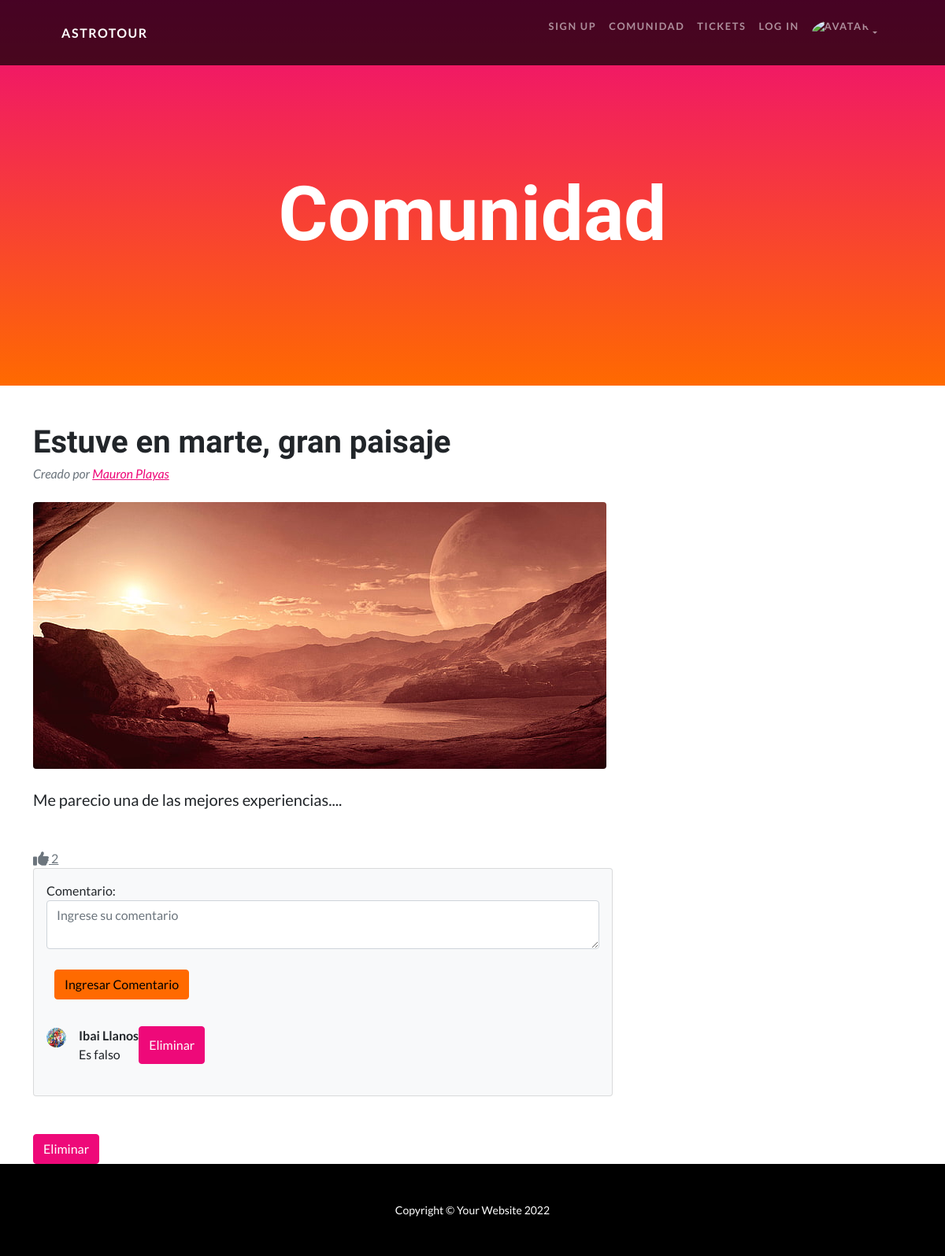
Page /comunidad/posts/6 (signed in) on the committed database.
### Comunidad/models.py (models this page shows)
class Posts(models.Model):
    usuario = models.ForeignKey(Astroturista, on_delete= models.CASCADE)
    nombre_post = models.CharField(max_length= 50)
    descripcion = models.CharField(max_length= 50)
    texto = models.TextField()
    imagen = models.ImageField(upload_to = "imagen", null = True, blank = True)
    def get_like_count(self):
        return self.likes_set.all().count()

class Comentario(models.Model):
    post = models.ForeignKey(Posts, on_delete=models.CASCADE, related_name='comments')
    author = models.ForeignKey(Astroturista, on_delete= models.CASCADE)
    comentario = models.CharField(max_length = 140)

### Usuario/models.py (models this page shows)
class Astroturista(models.Model):
    peso = models.IntegerField(null = True, blank = True)
    pasaporte_espacial = models.IntegerField()
    user = models.OneToOneField(User, on_delete=models.CASCADE)
    avatar = models.ImageField(upload_to = "avatares", null = True, blank = True)
    def __str__(self):
        return f"{self.user.first_name} {self.user.last_name}"

### Comunidad/views.py (the view)
# urls.py: path("posts/<id>", views.ver_posteos, name = "Mostrar_posts"),
def ver_posteos(request, id):
    post = Posts.objects.get(id=id)
    comentario= Comentario.objects.filter(post__id = id)
    user1 = request.user
    astroturista = Astroturista.objects.get(user = user1)
    if request.method == "POST":
        form_comentario = Comentarios_formulario(request.POST)
        if request.user.is_authenticated:
            if form_comentario.is_valid:
                comentarioNuevo = form_comentario.save(commit=False)
                comentarioNuevo.author = astroturista
                comentarioNuevo.post = post
                comentarioNuevo.save()
            else:
                return HttpResponse("Error, comentario no enviado :( envienos un mensaje en la sección sobre nosotros")
        else:
            return HttpResponse("Necesitar iniciar sesión para comentar!")
    else:
        form_comentario = Comentarios_formulario()
    return render(request,'posts.html', {'post':post, 'comentario':comentario, 'form_comentario': form_comentario, 'astroturista': astroturista})

### Comunidad/forms.py
class Comentarios_formulario(forms.ModelForm):
    class Meta:
        model = Comentario
        fields = ("comentario",)
        label={
            'comentario': 'Comentario'
        }
        widgets = {
            'comentario':forms.Textarea(
                attrs={
                    'class': 'form-control',
                    'placeholder': 'Ingrese su comentario',
                    'cols': '2px',
                    'rows': '2px'
                }
            )
        }

### Comunidad/templates/posts.html (shortened to what this page needs)
{% extends "padre_comunidad.html" %}
{% block ContenidoQueCambia %}
<div class="container mt-5">
  <div class="row">
      <div class="col-lg-8">
          <article>
              <header class="mb-4">
                  <h1 class="fw-bolder mb-1">{{post.nombre_post}}</h1>
                  <div class="text-muted fst-italic mb-2">Creado por <a href="{% url 'Perfil-astro' post.usuario.user.pk %}">{{post.usuario}}</a></div>
              </header>
              <figure class="mb-4"><img class="img-fluid rounded" src="{{post.imagen.url}}" alt="..." /></figure>
              <section class="mb-5">
                  <p class="fs-5 mb-4">{{post.texto}}</p>
              </section>
          </article>
          <a class="text-muted" href="{% url 'Likes' post.pk %}" >
            <i class="fas fa-thumbs-up fa-lg"></i>
            {{post.get_like_count}}
          </a>
          <section class="mb-5">
            <div class="card bg-light">
                <div class="card-body">
                    <form  method="POST" class="mb-4">
                      {{form_comentario.as_p}}
                      <button type="submit" style=margin:10px; class="save btn btn-secondary">Ingresar Comentario</button>
                  </form>
                    {% for comentarios in comentario  %}
                    <div class="d-flex mb-4">
                        <div class="flex-shrink-0"><img class="rounded-circle" src="{{comentarios.author.avatar.url}}" width="25" height="25" alt="..." /></div>
                        <div class="ms-3">
                            <div class="fw-bold">{{comentarios.author}}</div>
                            {{comentarios.comentario}}
                        </div>
                        {% if comentarios.author == astroturista or request.user.is_superuser %}
                        <button type="button" class="btn btn-primary" data-bs-toggle="modal" data-bs-target="#exampleModal{{comentarios.id}}">
                          Eliminar
                        </button>
                        {% endif %}
                    </div>
                    {% endfor %}
                </div>
              </div>
            </section>
            {% if post.usuario == astroturista or request.user.is_superuser %}
            <button type="button" class="btn btn-primary" data-bs-toggle="modal" data-bs-target="#exampleModal">
                Eliminar
              </button>
            {% endif %}
        </div>
  </div>
</div>
{% endblock ContenidoQueCambia %}

### rows in the picture
Posts: nombre_post "Estuve en marte, gran paisaje", usuario "Mauron Playas", imagen (picture), texto "Me parecio una de las mejores experiencias....", get_like_count "2"
Comentario: author.avatar (picture), author "Ibai Llanos", comentario "Es falso"
